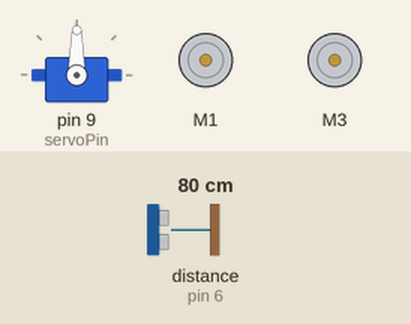
This sketch was run on a simulated Arduino Uno, built with avr-gcc and run on an emulated ATmega328P. Parts: servo, 2 × DC motor (green arrow = forward, orange = backward, longer = faster). Inputs (shaded band) come from the test bench; at power-on: distance to the obstacle (sensor on pin 6) 80 cm. The echo pulse lasts 58.3 µs per cm. At 16.5 s the program stops and its outputs stay as they are.

Above: at 2.1 s.
At 10.2 s:
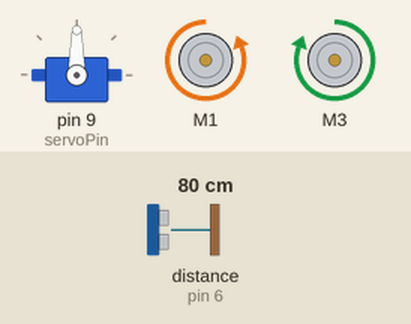
At 14.0 s:
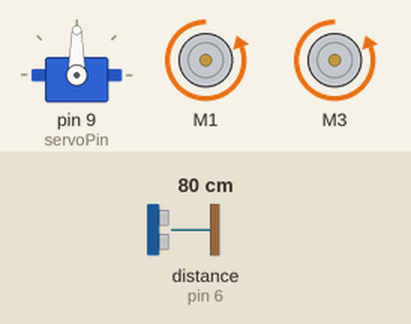
At 15.6 s:
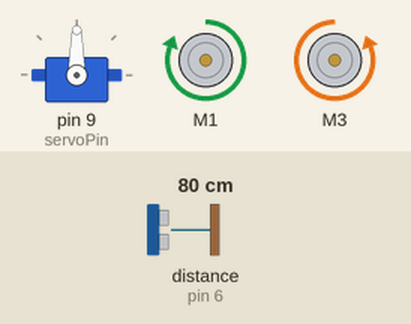
Timing chart, 0 to 18.0 s (numbered marks = the images above):
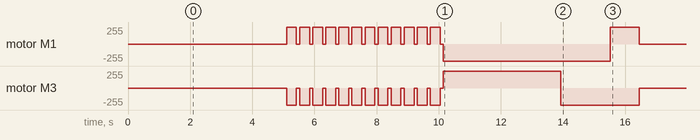

Measured:
- by itself, motor M1: stopped → forward 255/255 at 5.1 s, → stopped 0.32 s later, → forward 255/255 0.11 s later, → stopped 0.32 s later, … (27 changes in this stretch)
- by itself, motor M3: stopped → backward 255/255 at 5.1 s, → stopped 0.32 s later, → backward 255/255 0.11 s later, → stopped 0.32 s later, … (27 changes in this stretch)

The sketch:

roombalauren.ino
```cpp
#include <Adafruit_MotorShield.h>

#include <SoftwareSerial.h>
#include <Servo.h>
//#include <SharpIR.h>
#include <Wire.h>

#include "utility/Adafruit_PWMServoDriver.h"

//For sensing from the front
const int frontTrigPin = 2;
const int frontEchoPin = 6;

//#define ir A0 //the pin where the sensor is attached??
//#define model 1080 //model: 1080 for GP2Y0A21Y, 20150 for GP2Y0A02Y

//SharpIR sharp(ir, 25, 93, model);

//Servo object to control servo
Servo myservo;
const int servoPin = 9;

int pos = 0; //pos=0 means front sensor will point to the front, back to the back

// Create the motor shield object with the default I2C address
Adafruit_MotorShield AFMS = Adafruit_MotorShield();
// Or, create it with a different I2C address (say for stacking)
// Adafruit_MotorShield AFMS = Adafruit_MotorShield(0x61);

// Select which 'port' M1, M2, M3 or M4. In this case, M1
Adafruit_DCMotor *myMotor = AFMS.getMotor(1);
// You can also make another motor on port M2
Adafruit_DCMotor *myOtherMotor = AFMS.getMotor(3);

long distance, duration;

void setup() {
  // put your setup code here, to run once:

  delay(2000); // let robot initialize

  pinMode(frontTrigPin, OUTPUT);
  pinMode(frontEchoPin, INPUT);


  //(ir, INPUT);
  //pinMode(ir2, INPUT);

  //sensor code also has a Serial.begin(9600);
  myservo.attach(servoPin);

   AFMS.begin();  // create with the default frequency 1.6KHz
  //AFMS.begin(1000);  // OR with a different frequency, say 1KHz

  // Set the speed to start, from 0 (off) to 255 (max speed)
  myMotor->setSpeed(255);
  myMotor->run(FORWARD);
  // turn on motor
  myMotor->run(RELEASE);

  myOtherMotor->setSpeed(255);
  myOtherMotor->run(FORWARD);
  // turn on motor
  myOtherMotor->run(RELEASE);

}

void loop() {

  myservo.write(90);
  delay(3000);
  goToCloseWall(315);
  turnRight(945); //turn 90 degrees when at closest wall
  //circumnavigate(25);

  while(1);

}

/**
//takes in the max distance from the wall that the
//device should go
//this assumes all walls are 90 degrees
void circumnavigate(int dist){
  //must look at these conditions
  while (distFromLeftWall() < dist && cmToWall() > 15){
    moveForward();
  }
  if(distFromFrontWall() < distance){
    turnRight(945);
  }
  else{
    turnLeft(945);
  }
  circumnavigate(dist);
}
**/

/*Rotates at most 360 degrees
  and checks the distance to the wall every
  del delay of rotating.
  Rotates back to the angle which measured
  shortest distance to the wall and goes
  forward to that wall.
  Assumption: 1520 delay is 360 degrees*/
void goToCloseWall(int del){

  //Find angle that provides min distance
  int i = 0;
  int minDis = cmToWall();
  int minSec = 0;
  while(i < 3780){ //go around in circle
    turnRight(del);
    i+=del;
    stopR();
    int check = cmToWall();
    if(check < minDis){
      minDis = check;
      minSec = i;
    }
  }

  //rotate back to minimum distance angle
  turnLeft(i-minSec);
  moveForward();

  //need to move minDis to get to wall
  //Velocity= 50cm/s
  delay(minDis*20);
}

void stopR(){
  myMotor->run(BACKWARD);
  myOtherMotor->run(BACKWARD);
  myMotor->setSpeed(0);
    myOtherMotor->setSpeed(0);

}

void moveForward(){
myMotor->run(BACKWARD);
  myOtherMotor->run(BACKWARD);
  myMotor->setSpeed(255);
    myOtherMotor->setSpeed(255);
}

void turnRight(int del){


    myMotor->run(FORWARD);
    myOtherMotor->run(BACKWARD);


  myMotor->setSpeed(255);
  myOtherMotor->setSpeed(255);


  delay(del);
  myMotor->setSpeed(0);
  myOtherMotor->setSpeed(0);
}


void turnLeft(int del){
 myMotor->run(BACKWARD);
    myOtherMotor->run(FORWARD);

  myMotor->setSpeed(255);
  myOtherMotor->setSpeed(255);

  delay(del);

  myMotor->setSpeed(0);
  myOtherMotor->setSpeed(0);
}

void turnToAngle(int angle)
{
  if (angle > 0) {
    myMotor->run(BACKWARD);
    myOtherMotor->run(FORWARD);
  } else {
    myMotor->run(FORWARD);
    myOtherMotor->run(BACKWARD);
  }

  myMotor->setSpeed(255);
  myOtherMotor->setSpeed(255);
  delay(10.5 * abs(angle));
  myMotor->setSpeed(0);
  myOtherMotor->setSpeed(0);
}


//if the decimal points are really different, I don't think it
//is worth checking in another function.
int cmToWall(){
  myservo.write(90); //face forward
  delay(100);
  digitalWrite(frontTrigPin, LOW);
  delayMicroseconds(2);
  digitalWrite(frontTrigPin, HIGH);
  delayMicroseconds(10);
  digitalWrite(frontTrigPin, LOW);

  duration = pulseIn(frontEchoPin, HIGH);

  //do we need a delay?
  //delay(1000);

  distance = duration/59; //converstion from ms to cm
  return distance;

}
```
